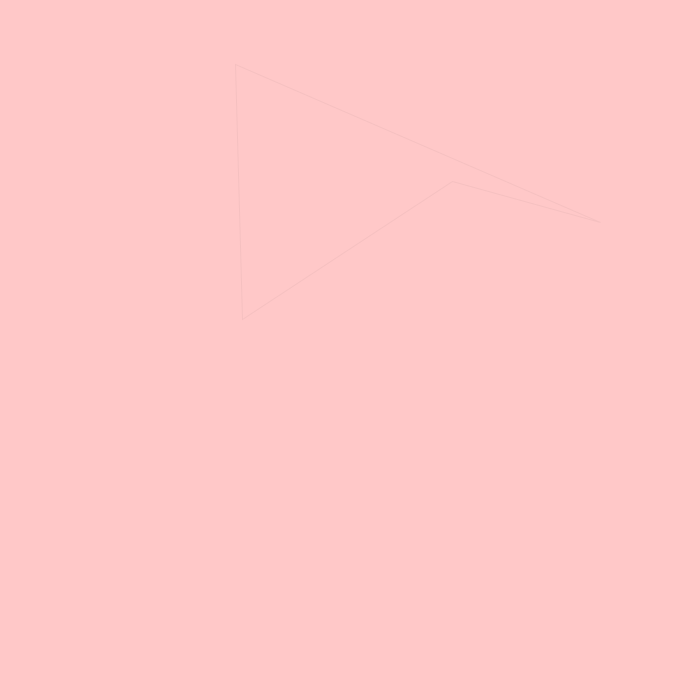
Frame 1 (no input)
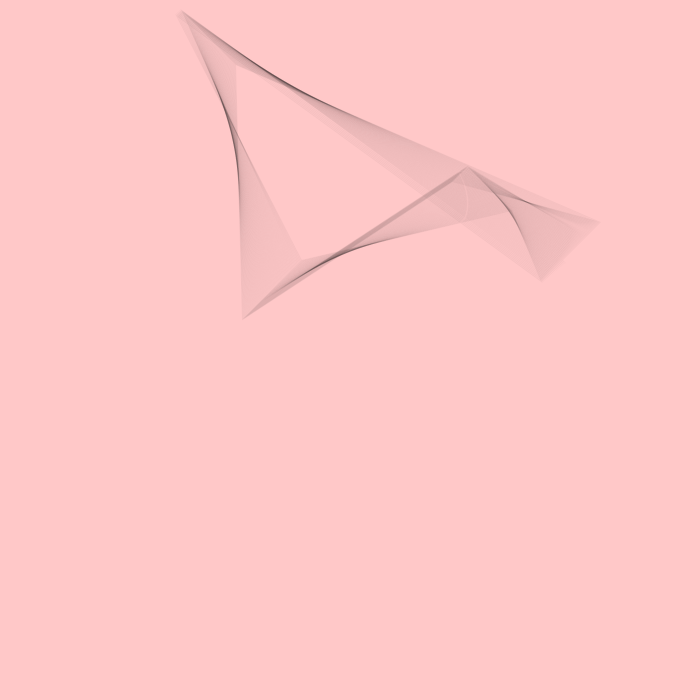
Frame 60 (the mouse pressed at the canvas centre just before this capture)
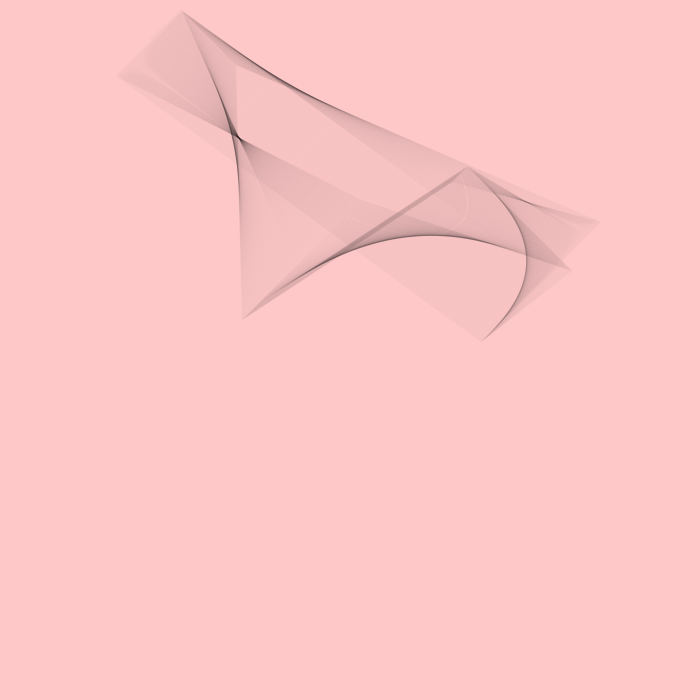
Frame 120 (the mouse held since frame 60 and released just before this capture)

The Processing sketch that drew these frames (run headless with seeded random() and noise(); from frame 60 on, the mouse is pressed at the canvas centre):

// Processing sketch: processing_14450
// ── processing_14450.pde

 float[]xpoints = new float[4];
float[]ypoints = new float[4];
float[]xtarget = new float[4];
float[]ytarget = new float[4];
 
void setup(){
  size(700,700);
  background(255,200,200);
  fill(240,130,140,0);
  stroke(0,0,0,10);
  //initialize points and target
  for(int i=0; i<4; i++){
    xpoints[i] = random(width);
    ypoints[i] = random(height);
    xtarget[i] = random(width);
    ytarget[i] = random(height);
  }
}
 
void draw(){
  quadDrawer();
  quadCompare();
}
 
void quadDrawer(){
   quad(xpoints[0],ypoints[0],xpoints[1],ypoints[1],xpoints[2],ypoints[2],
     xpoints[3],ypoints[3]);
}
 
void quadCompare(){
  for(int i=0; i<4; i++){
    if(int(xpoints[i])<int(xtarget[i])){
      xpoints[i]+=1;
    }
    if(int(xpoints[i])>int(xtarget[i])){
      xpoints[i]-=1;
    }
    if(int(xpoints[i])==int(xtarget[i])){
      xtarget[i] = random(width);
    }
    if(int(ypoints[i])<int(ytarget[i])){
      ypoints[i]+=1;
    }
    if(int(ypoints[i])>int(ytarget[i])){
      ypoints[i]-=1;
    }
    if(int(ypoints[i])==int(ytarget[i])){
      ytarget[i] = random(height);
    }
  }
}
   
                
